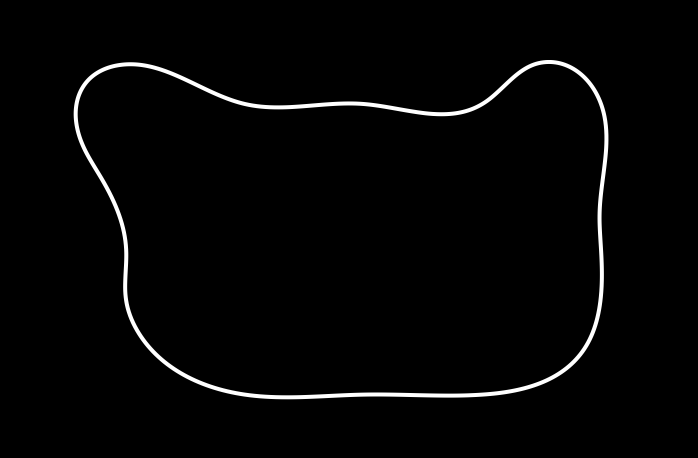
#> input picture world/circuit_image.png, 1396 x 916 px (shown at 1/2 size)
$ python -i vision_line.py   (imports and definitions only)
#> lines starting #> are read from the running program, lines starting #| are printed output that depends on the picture; after the words box and inside, x2 and y2 are one past the last pixel; in counts of white or black regions, pixels touching at a corner belong together
# -*- coding: utf-8 -*-
#
#            ___________________________________
#           /___   _______/  /_   _____________/
#              /  /    /_    _/  /
#        ___  /  /___   /  / /  /___    ____
#       /  / /  / __  \/  / /  / __  \/   _ /
#      /  /_/  /   ___/  /_/  /   ___/  /__
#      \______/ \____/\___/__/ \____/ \___/
#
#

"""
Vision processing for line following with JetTec rover.
Sliding Windows + Perspective Transform + Offset calculation.
Compatible with previous interface (calculate_offset_and_threshold).
"""

import cv2
import numpy as np

class Vision:
    def __init__(self, image, threshold=30, min_area=500, debug=True):
        self.rgb_image = image
        self.threshold = threshold
        self.min_area = min_area
        self.debug = debug
        self.x_offset = None

    def calculate_offset_and_threshold(self):
        """
        Processes the image and calculates the horizontal offset.
        Returns:
            x_offset (float): Offset normalized between -1 and 1. None if not found.
            processed_image (np.array): Processed 84x84 mono8 image.
        """
        h, w, _ = self.rgb_image.shape

        # Prétraitement
        gray = cv2.cvtColor(self.rgb_image, cv2.COLOR_BGR2GRAY)
        blur = cv2.GaussianBlur(gray, (7, 7), 0)
        edges = cv2.Canny(blur, 50, 120)

        # ROI Trapèze
        mask = self.create_trapezoidal_mask(edges.shape)
        masked_edges = cv2.bitwise_and(edges, mask)

        # Perspective transform
        birdseye, Minv = self.perspective_transform(masked_edges)

        # Sliding window
        offset, ppo_input = self.sliding_window_polyfit(birdseye)

        return offset, ppo_input

    def create_trapezoidal_mask(self, shape):
        height, width = shape
        mask = np.zeros((height, width), dtype=np.uint8)

        bottom_left = (int(width * 0.05), height)
        bottom_right = (int(width * 0.95), height)
        top_left = (int(width * 0.3), int(height * 0.5))
        top_right = (int(width * 0.7), int(height * 0.5))

        roi_corners = np.array([[bottom_left, top_left, top_right, bottom_right]], dtype=np.int32)
        cv2.fillPoly(mask, [roi_corners], 255)
        return mask

    def perspective_transform(self, image):
        height, width = image.shape

        src = np.float32([
            [int(width * 0.4), int(height * 0.55)],
            [int(width * 0.6), int(height * 0.55)],
            [int(width * 0.95), height],
            [int(width * 0.05), height]
        ])

        dst = np.float32([
            [int(width * 0.25), 0],
            [int(width * 0.75), 0],
            [int(width * 0.75), height],
            [int(width * 0.25), height]
        ])

        M = cv2.getPerspectiveTransform(src, dst)
        birdseye = cv2.warpPerspective(image, M, (width, height))

        return birdseye, M

    def sliding_window_polyfit(self, binary_warped):
        height, width = binary_warped.shape

        histogram = np.sum(binary_warped[height//2:,:], axis=0)
        base_x = np.argmax(histogram)

        nwindows = 10
        window_height = int(height / nwindows)
        x_current = base_x
        lane_inds = []

        nonzero = binary_warped.nonzero()
        nonzeroy = np.array(nonzero[0])
        nonzerox = np.array(nonzero[1])

        margin = 60
        minpix = 50

        for window in range(nwindows):
            win_y_low = height - (window + 1) * window_height
            win_y_high = height - window * window_height
            win_x_low = x_current - margin
            win_x_high = x_current + margin

            good_inds = ((nonzeroy >= win_y_low) & (nonzeroy < win_y_high) &
                         (nonzerox >= win_x_low) & (nonzerox < win_x_high)).nonzero()[0]

            lane_inds.append(good_inds)

            if len(good_inds) > minpix:
                x_current = int(np.mean(nonzerox[good_inds]))

        lane_inds = np.concatenate(lane_inds)

        x = nonzerox[lane_inds]
        y = nonzeroy[lane_inds]

        offset = None

        if len(x) > 0 and len(y) > 0:
            fit = np.polyfit(y, x, 2)
            ploty = np.linspace(0, height-1, height)
            fitx = fit[0]*ploty**2 + fit[1]*ploty + fit[2]

            # Calcul offset
            x_bottom = fit[0]*(height-1)**2 + fit[1]*(height-1) + fit[2]
            center_x = width // 2
            pixel_offset = x_bottom - center_x
            offset = pixel_offset / (width / 2)

            # Image noir + courbe blanche
            ppo_input = np.zeros((height, width), dtype=np.uint8)
            for (x_fit, y_fit) in zip(fitx, ploty):
                if 0 <= int(x_fit) < width and 0 <= int(y_fit) < height:
                    ppo_input[int(y_fit), int(x_fit)] = 255

            # Resize en 84x84
            ppo_input_resized = cv2.resize(ppo_input, (84, 84), interpolation=cv2.INTER_AREA)

            return offset, ppo_input_resized

        # Si rien trouvé
        return None, np.zeros((84, 84), dtype=np.uint8)

>>> import cv2
>>> picture = cv2.imread('../../world/circuit_image.png')
#> picture is the input picture: shape (916, 1396, 3); min 0, max 255, mean 5
>>> result = Vision(picture).calculate_offset_and_threshold()
#> in calculate_offset_and_threshold, `edges = cv2.Canny(blur, 50, 120)`:
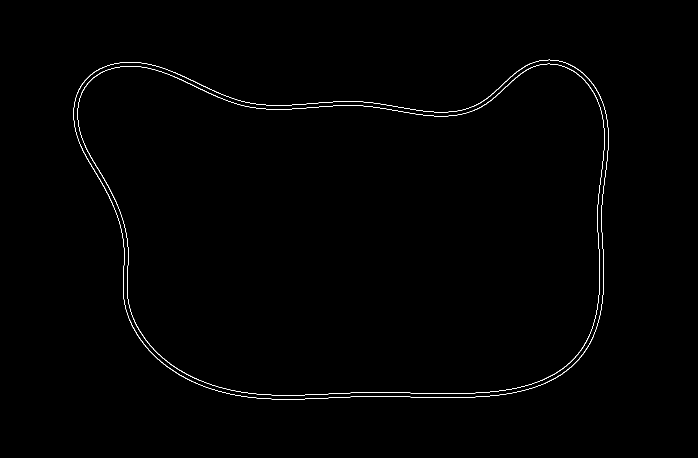
#> edges: shape (916, 1396) (shown at 1/2 size); 0.53% white in thin lines or dots, all inside (x1, y1, x2, y2) = (147, 119, 1217, 799)
#> in create_trapezoidal_mask, `cv2.fillPoly(mask, [roi_corners], 255)`:
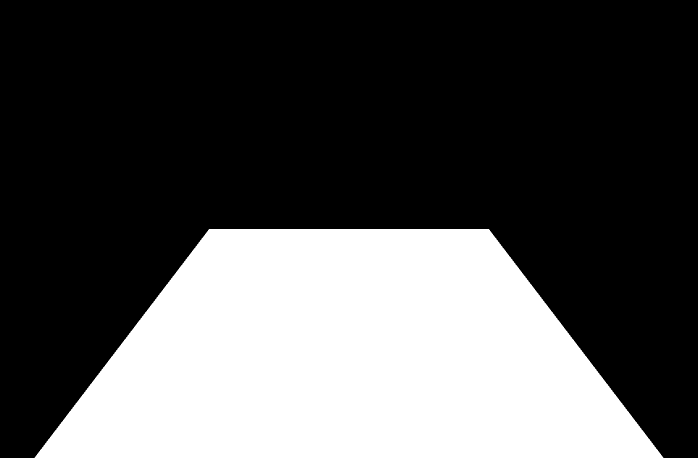
#> mask: shape (916, 1396) (shown at 1/2 size); 32.6% white; 1 white region, box (x1, y1, x2, y2) and area: (69, 458, 1327, 916) 416322
#> in calculate_offset_and_threshold, `masked_edges = cv2.bitwise_and(edges, mask)`:
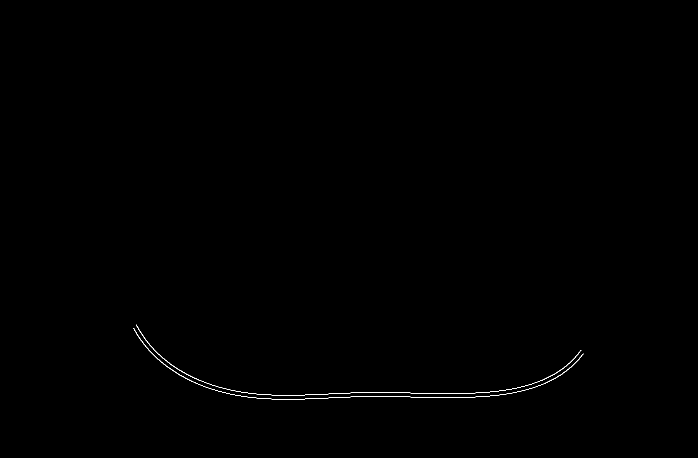
#> masked_edges: shape (916, 1396) (shown at 1/2 size); 0.17% white in thin lines or dots, all inside (x1, y1, x2, y2) = (267, 649, 1167, 799)
#> in calculate_offset_and_threshold, `birdseye, Minv = self.perspective_transform(masked_edges)`: Minv = [[-0.765, -1.81, 1231.8], [-6.86e-16, -3.06, 1537.4], [-9e-19, -0.0026, 1]]
#> in sliding_window_polyfit, `histogram = np.sum(binary_warped[height//2:,:], axis=0)`: histogram = 1396 values, max 808 at index 232, min 0 at index 0, mean 312.7
#> in sliding_window_polyfit, `base_x = np.argmax(histogram)`: base_x = 232
#> in sliding_window_polyfit, `nonzero = binary_warped.nonzero()`: nonzero = 3487 positions, rows 650 to 842, columns 221 to 1134
#> in sliding_window_polyfit, `nonzeroy = np.array(nonzero[0])`: nonzeroy = 3487 values from 650 to 842
#> in sliding_window_polyfit, `nonzerox = np.array(nonzero[1])`: nonzerox = 3487 values, max 1134 at index 535, min 221 at index 0, mean 651.3
#> the loop in sliding_window_polyfit, `for window in range(nwindows):` made 10 passes
#> (win_x_low, win_x_high, x_current) on pass 3: (172, 292, 257)
#> (win_x_low, win_x_high) on passes 1, 2, 4, 5, 6, 7: (172, 292), (172, 292), (197, 317), (197, 317), (197, 317), (197, 317)
#> after the loop in sliding_window_polyfit, `for window in range(nwindows):`: lane_inds = 10 items
#> in sliding_window_polyfit, `lane_inds = np.concatenate(lane_inds)`: lane_inds = 350 values from 0 to 372
#> in sliding_window_polyfit, `x = nonzerox[lane_inds]`: x = 350 values, max 291 at index 323, min 221 at index 0, mean 257.4
#> in sliding_window_polyfit, `y = nonzeroy[lane_inds]`: y = 350 values from 650 to 714
#> in sliding_window_polyfit, `fit = np.polyfit(y, x, 2)`: fit = [0.00217, -1.81, 477.7]
#> in sliding_window_polyfit, `fitx = fit[0]*ploty**2 + fit[1]*ploty + fit[2]`: fitx = 916 values, max 643 at index 915, min 101.5 at index 416, mean 257.3
#> in sliding_window_polyfit, `x_bottom = fit[0]*(height-1)**2 + fit[1]*(height-1) + fit[2]`: x_bottom = 643
#> in sliding_window_polyfit, `pixel_offset = x_bottom - center_x`: pixel_offset = -55.03
#> in sliding_window_polyfit, `offset = pixel_offset / (width / 2)`: offset = -0.0788
#> the loop in sliding_window_polyfit, `for (x_fit, y_fit) in zip(fitx, ploty):` made 916 passes
#> x_fit on passes 1 to 3: 477.7, 475.9, 474.1
#> after the loop in sliding_window_polyfit, `for (x_fit, y_fit) in zip(fitx, ploty):`:
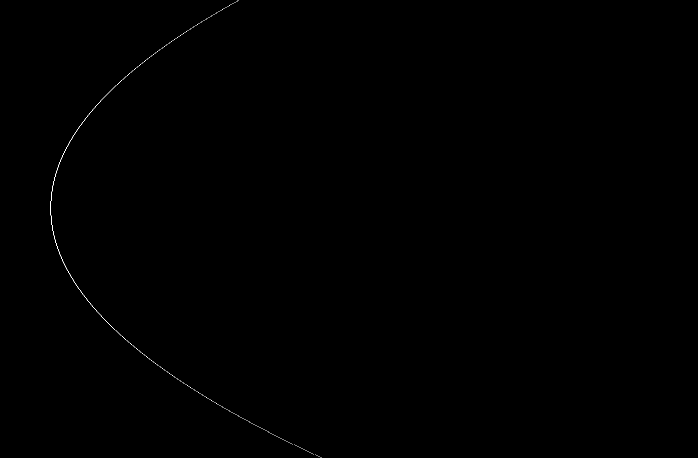
#> ppo_input: shape (916, 1396) (shown at 1/2 size); 0.07% white in thin lines or dots, all inside (x1, y1, x2, y2) = (101, 0, 643, 916)
#> in sliding_window_polyfit, `ppo_input_resized = cv2.resize(ppo_input, (84, 84), interpolation=cv2...`:
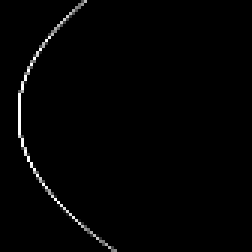
#> ppo_input_resized: shape (84, 84) (shown 3 times larger); min 0, max 15, mean 0.181; drawn with min black and max white

$ run again, on world/circuit_track_d0.png
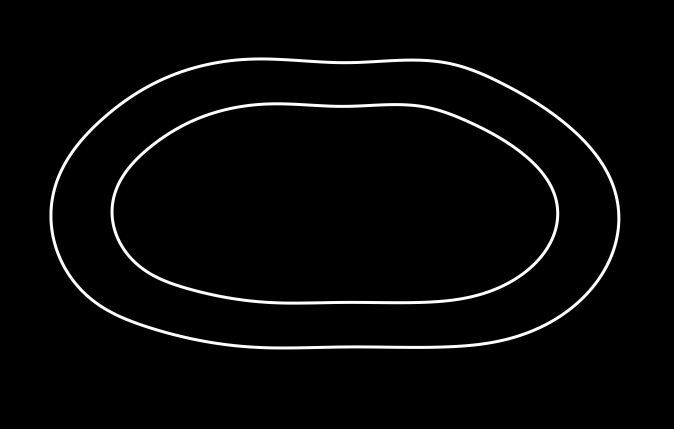
#> input picture world/circuit_track_d0.png, 1348 x 858 px (shown at 1/2 size)
#> picture is the input picture: shape (858, 1348, 3); min 0, max 255, mean 6.6
#> in calculate_offset_and_threshold, `edges = cv2.Canny(blur, 50, 120)`:
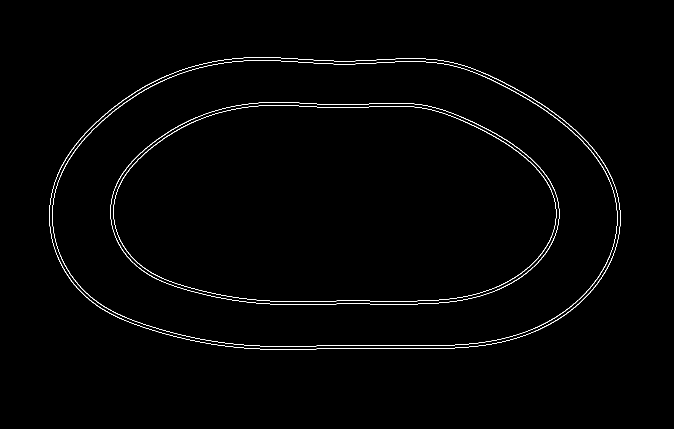
#> edges: shape (858, 1348) (shown at 1/2 size); 0.97% white in thin lines or dots, all inside (x1, y1, x2, y2) = (98, 114, 1241, 699)
#> mask: shape (858, 1348); 32.5% white; 1 white region, box (x1, y1, x2, y2) and area: (67, 429, 1281, 858) 376233
#> masked_edges: shape (858, 1348); 0.29% white in thin lines or dots, all inside (x1, y1, x2, y2) = (241, 549, 1111, 699)
#> Minv = [[-0.766, -1.87, 1189.9], [3.55e-16, -3.06, 1439.5], [0, -0.00277, 1]]
#> histogram = 1348 values, max 2069 at index 1096, min 0 at index 0, mean 1150.6
#> base_x = 1096
#> nonzero = 12645 positions, rows 454 to 743, columns 137 to 1211
#> nonzeroy = 12645 values from 454 to 743
#> nonzerox = 12645 values, max 1211 at index 7, min 137 at index 0, mean 670.8
#> the loop in sliding_window_polyfit, `for window in range(nwindows):` made 10 passes
#> (win_x_low, win_x_high, x_current) on passes 2 to 5: (1036, 1156, 1048), (988, 1108, 1081), (1021, 1141, 1073), (1013, 1133, 1123)
#> after the loop in sliding_window_polyfit, `for window in range(nwindows):`: lane_inds = 10 items
#> in sliding_window_polyfit, `lane_inds = np.concatenate(lane_inds)`: lane_inds = 1274 values, max 9775 at index 107, min 1307 at index 1172, mean 4399.7
#> x = 1274 values, max 1134 at index 364, min 1021 at index 1025, mean 1077.1
#> y = 1274 values, max 700 at index 105, min 505 at index 1172, mean 579.2
#> fit = [0.00907, -11.16, 4461.5]
#> fitx = 858 values, max 4461.5 at index 0, min 1027 at index 615, mean 1900.1
#> x_bottom = 1555.8
#> pixel_offset = 881.8
#> in sliding_window_polyfit, `offset = pixel_offset / (width / 2)`: offset = 1.31
#> the loop in sliding_window_polyfit, `for (x_fit, y_fit) in zip(fitx, ploty):` made 858 passes
#> x_fit on passes 1 to 3: 4461.5, 4450.3, 4439.2
#> in sliding_window_polyfit, `ppo_input_resized = cv2.resize(ppo_input, (84, 84), interpolation=cv2...`:
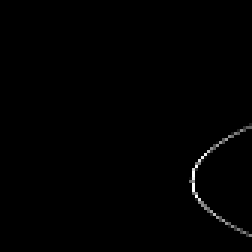
#> ppo_input_resized: shape (84, 84) (shown 3 times larger); min 0, max 16, mean 0.0829; drawn with min black and max white
